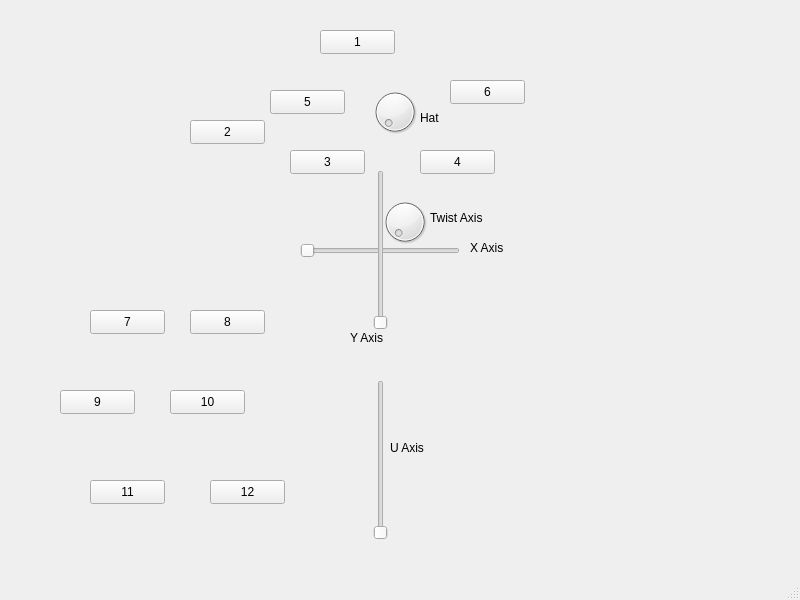
<?xml version="1.0" encoding="UTF-8"?>
<ui version="4.0">
 <class>MainWindow</class>
 <widget class="QMainWindow" name="MainWindow">
  <property name="geometry">
   <rect>
    <x>0</x>
    <y>0</y>
    <width>800</width>
    <height>600</height>
   </rect>
  </property>
  <property name="windowTitle">
   <string>MainWindow</string>
  </property>
  <widget class="QWidget" name="centralwidget">
   <widget class="QSlider" name="horizontalSlider">
    <property name="geometry">
     <rect>
      <x>300</x>
      <y>240</y>
      <width>160</width>
      <height>22</height>
     </rect>
    </property>
    <property name="orientation">
     <enum>Qt::Horizontal</enum>
    </property>
   </widget>
   <widget class="QSlider" name="verticalSlider">
    <property name="geometry">
     <rect>
      <x>370</x>
      <y>170</y>
      <width>22</width>
      <height>160</height>
     </rect>
    </property>
    <property name="orientation">
     <enum>Qt::Vertical</enum>
    </property>
   </widget>
   <widget class="QSlider" name="verticalSlider_2">
    <property name="geometry">
     <rect>
      <x>370</x>
      <y>380</y>
      <width>22</width>
      <height>160</height>
     </rect>
    </property>
    <property name="orientation">
     <enum>Qt::Vertical</enum>
    </property>
   </widget>
   <widget class="QDial" name="dial">
    <property name="geometry">
     <rect>
      <x>380</x>
      <y>190</y>
      <width>50</width>
      <height>64</height>
     </rect>
    </property>
   </widget>
   <widget class="QPushButton" name="pushButton">
    <property name="geometry">
     <rect>
      <x>320</x>
      <y>30</y>
      <width>75</width>
      <height>24</height>
     </rect>
    </property>
    <property name="text">
     <string>1</string>
    </property>
   </widget>
   <widget class="QPushButton" name="pushButton_2">
    <property name="geometry">
     <rect>
      <x>190</x>
      <y>120</y>
      <width>75</width>
      <height>24</height>
     </rect>
    </property>
    <property name="text">
     <string>2</string>
    </property>
   </widget>
   <widget class="QPushButton" name="pushButton_3">
    <property name="geometry">
     <rect>
      <x>290</x>
      <y>150</y>
      <width>75</width>
      <height>24</height>
     </rect>
    </property>
    <property name="text">
     <string>3</string>
    </property>
   </widget>
   <widget class="QPushButton" name="pushButton_4">
    <property name="geometry">
     <rect>
      <x>420</x>
      <y>150</y>
      <width>75</width>
      <height>24</height>
     </rect>
    </property>
    <property name="text">
     <string>4</string>
    </property>
   </widget>
   <widget class="QPushButton" name="pushButton_5">
    <property name="geometry">
     <rect>
      <x>270</x>
      <y>90</y>
      <width>75</width>
      <height>24</height>
     </rect>
    </property>
    <property name="text">
     <string>5</string>
    </property>
   </widget>
   <widget class="QPushButton" name="pushButton_6">
    <property name="geometry">
     <rect>
      <x>450</x>
      <y>80</y>
      <width>75</width>
      <height>24</height>
     </rect>
    </property>
    <property name="text">
     <string>6</string>
    </property>
   </widget>
   <widget class="QDial" name="dial_2">
    <property name="geometry">
     <rect>
      <x>370</x>
      <y>80</y>
      <width>50</width>
      <height>64</height>
     </rect>
    </property>
   </widget>
   <widget class="QPushButton" name="pushButton_7">
    <property name="geometry">
     <rect>
      <x>90</x>
      <y>310</y>
      <width>75</width>
      <height>24</height>
     </rect>
    </property>
    <property name="text">
     <string>7</string>
    </property>
   </widget>
   <widget class="QPushButton" name="pushButton_8">
    <property name="geometry">
     <rect>
      <x>190</x>
      <y>310</y>
      <width>75</width>
      <height>24</height>
     </rect>
    </property>
    <property name="text">
     <string>8</string>
    </property>
   </widget>
   <widget class="QPushButton" name="pushButton_9">
    <property name="geometry">
     <rect>
      <x>60</x>
      <y>390</y>
      <width>75</width>
      <height>24</height>
     </rect>
    </property>
    <property name="text">
     <string>9</string>
    </property>
   </widget>
   <widget class="QPushButton" name="pushButton_10">
    <property name="geometry">
     <rect>
      <x>170</x>
      <y>390</y>
      <width>75</width>
      <height>24</height>
     </rect>
    </property>
    <property name="text">
     <string>10</string>
    </property>
   </widget>
   <widget class="QPushButton" name="pushButton_11">
    <property name="geometry">
     <rect>
      <x>90</x>
      <y>480</y>
      <width>75</width>
      <height>24</height>
     </rect>
    </property>
    <property name="text">
     <string>11</string>
    </property>
   </widget>
   <widget class="QPushButton" name="pushButton_12">
    <property name="geometry">
     <rect>
      <x>210</x>
      <y>480</y>
      <width>75</width>
      <height>24</height>
     </rect>
    </property>
    <property name="text">
     <string>12</string>
    </property>
   </widget>
   <widget class="QLabel" name="label">
    <property name="geometry">
     <rect>
      <x>470</x>
      <y>240</y>
      <width>49</width>
      <height>16</height>
     </rect>
    </property>
    <property name="text">
     <string>X Axis</string>
    </property>
   </widget>
   <widget class="QLabel" name="label_2">
    <property name="geometry">
     <rect>
      <x>350</x>
      <y>330</y>
      <width>49</width>
      <height>16</height>
     </rect>
    </property>
    <property name="text">
     <string>Y Axis</string>
    </property>
   </widget>
   <widget class="QLabel" name="label_3">
    <property name="geometry">
     <rect>
      <x>430</x>
      <y>210</y>
      <width>61</width>
      <height>16</height>
     </rect>
    </property>
    <property name="text">
     <string>Twist Axis</string>
    </property>
   </widget>
   <widget class="QLabel" name="label_4">
    <property name="geometry">
     <rect>
      <x>420</x>
      <y>110</y>
      <width>49</width>
      <height>16</height>
     </rect>
    </property>
    <property name="text">
     <string>Hat</string>
    </property>
   </widget>
   <widget class="QLabel" name="label_5">
    <property name="geometry">
     <rect>
      <x>390</x>
      <y>440</y>
      <width>49</width>
      <height>16</height>
     </rect>
    </property>
    <property name="text">
     <string>U Axis</string>
    </property>
   </widget>
  </widget>
  <widget class="QMenuBar" name="menubar">
   <property name="geometry">
    <rect>
     <x>0</x>
     <y>0</y>
     <width>800</width>
     <height>22</height>
    </rect>
   </property>
  </widget>
  <widget class="QStatusBar" name="statusbar"/>
 </widget>
 <resources/>
 <connections/>
</ui>
